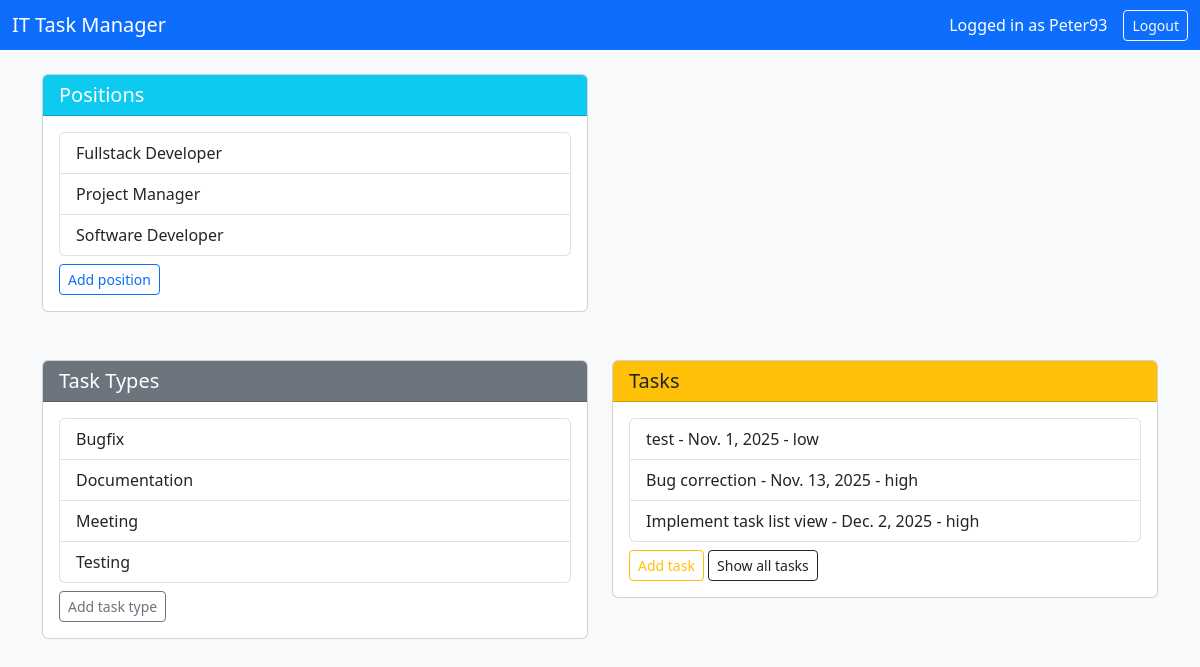
/ (signed in), run on the app's committed database.
### catalog/models.py (models this page shows, shortened)
class Worker(AbstractUser):
    position = models.ForeignKey(
        Position,
        on_delete=models.SET_NULL,
        related_name='workers',
        null=True,
        blank=True,
    )
    class Meta:
        ordering = ['username']
        verbose_name = 'Worker'
        verbose_name_plural = 'Workers'

class Position(models.Model):
    name = models.CharField(max_length=100, unique=True)
    class Meta:
        ordering = ['name']
        verbose_name = 'Position'
        verbose_name_plural = 'Positions'

class TaskType(models.Model):
    name = models.CharField(max_length=100, unique=True)
    class Meta:
        ordering = ['name']
        verbose_name = 'Task Type'
        verbose_name_plural = 'Task Types'

class Task(models.Model):
    PRIORITY_CHOICES = [
        ('urgent', 'Urgent'),
        ('high', 'High'),
        ('normal', 'Normal'),
        ('low', 'Low'),
    ]
    name = models.CharField(max_length=200)
    description = models.TextField()
    deadline = models.DateField()
    is_completed = models.BooleanField(default=False)
    priority = models.CharField(
        max_length=10,
        choices=PRIORITY_CHOICES,
        default='normal',
    )
    task_type = models.ForeignKey(
        TaskType,
        on_delete=models.SET_NULL,
        related_name='tasks',
        null=True,
        blank=True,
    )
    assignees = models.ManyToManyField(
        Worker,
        related_name='tasks',
        blank=True,
    )
    class Meta:
        ordering = ['deadline', 'priority']
        verbose_name = 'Task'
        verbose_name_plural = 'Tasks'

### catalog/views.py (the view)
# urls.py: path("", HomeView.as_view(), name="home"),
class HomeView(LoginRequiredMixin, TemplateView):
    template_name = 'home.html'
    def get_context_data(self, **kwargs):
        context = super().get_context_data(**kwargs)
        context['workers'] = Worker.objects.all()
        context['tasks'] = Task.objects.all()
        context['positions'] = Position.objects.all()
        context['task_types'] = TaskType.objects.all()
        return context

### templates/home.html (shortened to what this page needs)
<!DOCTYPE html>
<html lang="en">
<head>
    <link href="https://cdn.jsdelivr.net/npm/bootstrap@5.3.0/dist/css/bootstrap.min.css" rel="stylesheet">
</head>
<body class="bg-light">
    <nav class="navbar navbar-dark bg-primary mb-4">
        <div class="container-fluid">
            <span class="navbar-brand mb-0 h1">IT Task Manager</span>
            {% if user.is_authenticated %}
                <span class="text-white ms-auto me-3">Logged in as {{ user.username }}</span>
                <form action="{% url 'logout' %}" method="post" style="display:inline;">
                    <button type="submit" class="btn btn-outline-light btn-sm">Logout</button>
                </form>
            {% else %}
                <a href="{% url 'login' %}" class="btn btn-outline-light btn-sm ms-auto">Login</a>
            {% endif %}
        </div>
    </nav>
    <div class="container">
        <div class="row mb-4">
            <div class="col-md-6 mb-4">
                <div class="card">
                    <div class="card-header bg-info text-white">
                        <h2 class="h5 m-0">Positions</h2>
                    </div>
                    <div class="card-body">
                        <ul class="list-group mb-2">
                            {% for pos in positions %}
                                <li class="list-group-item">{{ pos.name }}</li>
                            {% empty %}
                                <li class="list-group-item text-muted">No positions available.</li>
                            {% endfor %}
                        </ul>
                        <a href="{% url 'add_position' %}" class="btn btn-sm btn-outline-primary">Add position</a>
                    </div>
                </div>
            </div>
        </div>
        <div class="row mb-4">
            <div class="col-md-6 mb-4">
                <div class="card">
                    <div class="card-header bg-secondary text-white">
                        <h2 class="h5 m-0">Task Types</h2>
                    </div>
                    <div class="card-body">
                        <ul class="list-group mb-2">
                            {% for tt in task_types %}
                                <li class="list-group-item">{{ tt.name }}</li>
                            {% empty %}
                                <li class="list-group-item text-muted">No task types available.</li>
                            {% endfor %}
                        </ul>
                        <a href="{% url 'add_task_type' %}" class="btn btn-sm btn-outline-secondary">Add task type</a>
                    </div>
                </div>
            </div>
            <div class="col-md-6 mb-4">
                <div class="card">
                    <div class="card-header bg-warning text-dark">
                        <h2 class="h5 m-0">Tasks</h2>
                    </div>
                    <div class="card-body">
                        <ul class="list-group mb-2">
                            {% for task in tasks %}
                                <li class="list-group-item">
                                    {{ task.name }} - {{ task.deadline }} - {{ task.priority }}
                                </li>
                            {% empty %}
                                <li class="list-group-item text-muted">No tasks available.</li>
                            {% endfor %}
                        </ul>
                        <a href="{% url 'add_task' %}" class="btn btn-sm btn-outline-warning">Add task</a>
                        <a href="{% url 'tasks' %}" class="btn btn-sm btn-outline-dark">Show all tasks</a>
                    </div>
                </div>
            </div>
        </div>
    </div>
</body>
</html>

### data on the page
Worker: username "Peter93"
Position: name "Fullstack Developer"
Position: name "Project Manager"
Position: name "Software Developer"
TaskType: name "Bugfix"
TaskType: name "Documentation"
TaskType: name "Meeting"
TaskType: name "Testing"
Task: name "test", deadline "Nov. 1, 2025", priority "low"
Task: name "Bug correction", deadline "Nov. 13, 2025", priority "high"
Task: name "Implement task list view", deadline "Dec. 2, 2025", priority "high"
